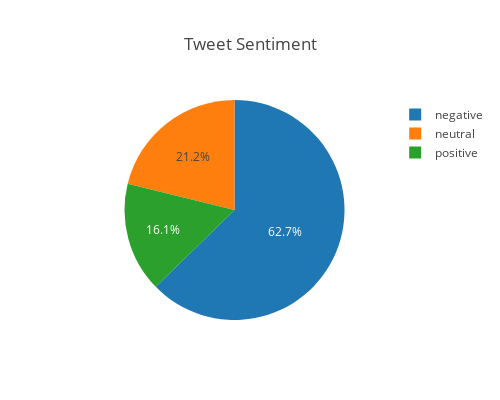

Notebook cell for this chart:
### Markdown cell above
## Data Visualization

### Code cell
# View distribution of tweets by sentiment 
# (Changing colors to red/gray/green would be nice)
trace = go.Pie(labels=tweets['airline_sentiment'].value_counts().index, 
              values=tweets['airline_sentiment'].value_counts())

# Create the layout
layout = go.Layout(
    title = 'Tweet Sentiment',
    height = 400,
    width = 500,
    autosize = False,
    yaxis = dict(title='Number of tweets')
)

fig = go.Figure(data = [trace], layout = layout)
py.offline.iplot(fig, filename='cufflinks/simple')

### Figure 1 — Plotly figure (JSON) as saved in the notebook; plotly's stock layout.template omitted (floating-point values rounded to 4 significant figures)
{"data": [{"labels": ["negative", "neutral", "positive"], "type": "pie", "uid": "85905521-ac5d-4b35-88fd-56b06a55c0a2", "values": [9178, 3099, 2363]}], "layout": {"autosize": false, "height": 400, "title": "Tweet Sentiment", "width": 500, "yaxis": {"title": "Number of tweets"}}}
